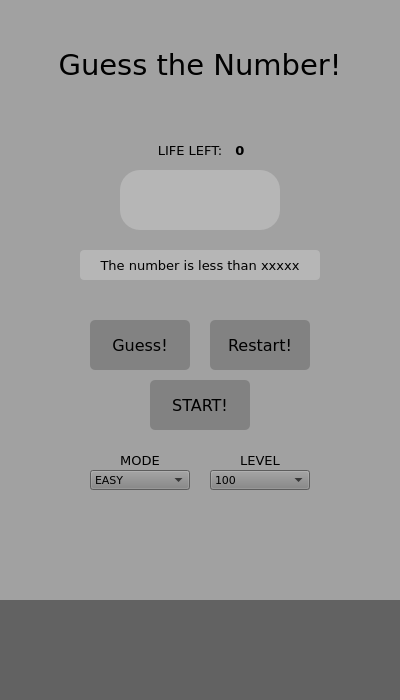
<?xml version="1.0" encoding="UTF-8"?>
<ui version="4.0">
 <class>Form</class>
 <widget class="QWidget" name="Form">
  <property name="geometry">
   <rect>
    <x>0</x>
    <y>0</y>
    <width>400</width>
    <height>700</height>
   </rect>
  </property>
  <property name="minimumSize">
   <size>
    <width>400</width>
    <height>700</height>
   </size>
  </property>
  <property name="maximumSize">
   <size>
    <width>400</width>
    <height>700</height>
   </size>
  </property>
  <property name="windowTitle">
   <string>Form</string>
  </property>
  <widget class="QLabel" name="home_background">
   <property name="geometry">
    <rect>
     <x>0</x>
     <y>600</y>
     <width>400</width>
     <height>100</height>
    </rect>
   </property>
   <property name="minimumSize">
    <size>
     <width>400</width>
     <height>100</height>
    </size>
   </property>
   <property name="maximumSize">
    <size>
     <width>400</width>
     <height>100</height>
    </size>
   </property>
   <property name="styleSheet">
    <string notr="true">background-color: rgb(98, 98, 98);</string>
   </property>
   <property name="text">
    <string/>
   </property>
  </widget>
  <widget class="QPushButton" name="home_app">
   <property name="geometry">
    <rect>
     <x>160</x>
     <y>610</y>
     <width>80</width>
     <height>80</height>
    </rect>
   </property>
   <property name="minimumSize">
    <size>
     <width>80</width>
     <height>80</height>
    </size>
   </property>
   <property name="maximumSize">
    <size>
     <width>80</width>
     <height>80</height>
    </size>
   </property>
   <property name="styleSheet">
    <string notr="true">QPushButton {
    border-radius: 1px;
}
</string>
   </property>
   <property name="text">
    <string/>
   </property>
   <property name="icon">
    <iconset>
     <normaloff>pic/home_logo.png</normaloff>pic/home_logo.png</iconset>
   </property>
   <property name="iconSize">
    <size>
     <width>80</width>
     <height>80</height>
    </size>
   </property>
  </widget>
  <widget class="QLabel" name="home_background_2">
   <property name="geometry">
    <rect>
     <x>0</x>
     <y>0</y>
     <width>400</width>
     <height>600</height>
    </rect>
   </property>
   <property name="minimumSize">
    <size>
     <width>400</width>
     <height>600</height>
    </size>
   </property>
   <property name="maximumSize">
    <size>
     <width>400</width>
     <height>600</height>
    </size>
   </property>
   <property name="styleSheet">
    <string notr="true">
background-color: rgb(161, 161, 161);</string>
   </property>
   <property name="text">
    <string/>
   </property>
  </widget>
  <widget class="QLabel" name="head_label">
   <property name="geometry">
    <rect>
     <x>50</x>
     <y>40</y>
     <width>300</width>
     <height>50</height>
    </rect>
   </property>
   <property name="minimumSize">
    <size>
     <width>300</width>
     <height>50</height>
    </size>
   </property>
   <property name="maximumSize">
    <size>
     <width>300</width>
     <height>50</height>
    </size>
   </property>
   <property name="font">
    <font>
     <family>Verdana</family>
     <pointsize>22</pointsize>
    </font>
   </property>
   <property name="layoutDirection">
    <enum>Qt::LeftToRight</enum>
   </property>
   <property name="text">
    <string>Guess the Number!</string>
   </property>
   <property name="scaledContents">
    <bool>true</bool>
   </property>
   <property name="alignment">
    <set>Qt::AlignCenter</set>
   </property>
  </widget>
  <widget class="QLineEdit" name="number_input">
   <property name="geometry">
    <rect>
     <x>120</x>
     <y>170</y>
     <width>160</width>
     <height>60</height>
    </rect>
   </property>
   <property name="minimumSize">
    <size>
     <width>160</width>
     <height>60</height>
    </size>
   </property>
   <property name="maximumSize">
    <size>
     <width>160</width>
     <height>60</height>
    </size>
   </property>
   <property name="font">
    <font>
     <family>Verdana</family>
     <pointsize>18</pointsize>
    </font>
   </property>
   <property name="styleSheet">
    <string notr="true">background-color: rgb(182, 182, 182);
border-radius: 20px;</string>
   </property>
   <property name="text">
    <string/>
   </property>
   <property name="alignment">
    <set>Qt::AlignCenter</set>
   </property>
  </widget>
  <widget class="QLabel" name="message_now">
   <property name="geometry">
    <rect>
     <x>80</x>
     <y>250</y>
     <width>240</width>
     <height>30</height>
    </rect>
   </property>
   <property name="minimumSize">
    <size>
     <width>240</width>
     <height>30</height>
    </size>
   </property>
   <property name="maximumSize">
    <size>
     <width>240</width>
     <height>30</height>
    </size>
   </property>
   <property name="font">
    <font>
     <family>Verdana</family>
     <pointsize>10</pointsize>
    </font>
   </property>
   <property name="styleSheet">
    <string notr="true">background-color: rgb(182, 182, 182);
border-radius: 4px;</string>
   </property>
   <property name="text">
    <string>The number is less than xxxxx</string>
   </property>
   <property name="alignment">
    <set>Qt::AlignCenter</set>
   </property>
  </widget>
  <widget class="QPushButton" name="button_guess">
   <property name="geometry">
    <rect>
     <x>90</x>
     <y>320</y>
     <width>100</width>
     <height>50</height>
    </rect>
   </property>
   <property name="minimumSize">
    <size>
     <width>100</width>
     <height>50</height>
    </size>
   </property>
   <property name="maximumSize">
    <size>
     <width>100</width>
     <height>50</height>
    </size>
   </property>
   <property name="font">
    <font>
     <family>Verdana</family>
     <pointsize>12</pointsize>
    </font>
   </property>
   <property name="styleSheet">
    <string notr="true">background-color: rgb(130, 130, 130);
border-radius: 5px;</string>
   </property>
   <property name="text">
    <string>Guess!</string>
   </property>
  </widget>
  <widget class="QPushButton" name="button_restart">
   <property name="geometry">
    <rect>
     <x>210</x>
     <y>320</y>
     <width>100</width>
     <height>50</height>
    </rect>
   </property>
   <property name="minimumSize">
    <size>
     <width>100</width>
     <height>50</height>
    </size>
   </property>
   <property name="maximumSize">
    <size>
     <width>100</width>
     <height>50</height>
    </size>
   </property>
   <property name="font">
    <font>
     <family>Verdana</family>
     <pointsize>12</pointsize>
    </font>
   </property>
   <property name="styleSheet">
    <string notr="true">background-color: rgb(130, 130, 130);
border-radius: 5px;</string>
   </property>
   <property name="text">
    <string>Restart!</string>
   </property>
  </widget>
  <widget class="QComboBox" name="mode_combo">
   <property name="geometry">
    <rect>
     <x>90</x>
     <y>470</y>
     <width>100</width>
     <height>20</height>
    </rect>
   </property>
   <property name="minimumSize">
    <size>
     <width>100</width>
     <height>20</height>
    </size>
   </property>
   <property name="maximumSize">
    <size>
     <width>100</width>
     <height>20</height>
    </size>
   </property>
   <property name="font">
    <font>
     <family>Verdana</family>
     <pointsize>8</pointsize>
    </font>
   </property>
   <property name="styleSheet">
    <string notr="true">background-color: rgb(130, 130, 130);
</string>
   </property>
   <item>
    <property name="text">
     <string>EASY</string>
    </property>
   </item>
   <item>
    <property name="text">
     <string>NORMAL</string>
    </property>
   </item>
   <item>
    <property name="text">
     <string>HARD</string>
    </property>
   </item>
   <item>
    <property name="text">
     <string>LEGENDARY</string>
    </property>
   </item>
   <item>
    <property name="text">
     <string>IMPOSSIBLE</string>
    </property>
   </item>
  </widget>
  <widget class="QComboBox" name="level_combo">
   <property name="geometry">
    <rect>
     <x>210</x>
     <y>470</y>
     <width>100</width>
     <height>20</height>
    </rect>
   </property>
   <property name="minimumSize">
    <size>
     <width>100</width>
     <height>20</height>
    </size>
   </property>
   <property name="maximumSize">
    <size>
     <width>100</width>
     <height>20</height>
    </size>
   </property>
   <property name="font">
    <font>
     <family>Verdana</family>
     <pointsize>8</pointsize>
    </font>
   </property>
   <property name="styleSheet">
    <string notr="true">background-color: rgb(130, 130, 130);
</string>
   </property>
   <item>
    <property name="text">
     <string>100</string>
    </property>
   </item>
   <item>
    <property name="text">
     <string>1000</string>
    </property>
   </item>
   <item>
    <property name="text">
     <string>10000</string>
    </property>
   </item>
  </widget>
  <widget class="QLabel" name="mode_label">
   <property name="geometry">
    <rect>
     <x>110</x>
     <y>450</y>
     <width>60</width>
     <height>20</height>
    </rect>
   </property>
   <property name="minimumSize">
    <size>
     <width>60</width>
     <height>20</height>
    </size>
   </property>
   <property name="maximumSize">
    <size>
     <width>60</width>
     <height>20</height>
    </size>
   </property>
   <property name="font">
    <font>
     <family>Verdana</family>
     <pointsize>10</pointsize>
    </font>
   </property>
   <property name="text">
    <string>MODE</string>
   </property>
   <property name="alignment">
    <set>Qt::AlignCenter</set>
   </property>
  </widget>
  <widget class="QLabel" name="level_label">
   <property name="geometry">
    <rect>
     <x>230</x>
     <y>450</y>
     <width>60</width>
     <height>20</height>
    </rect>
   </property>
   <property name="minimumSize">
    <size>
     <width>60</width>
     <height>20</height>
    </size>
   </property>
   <property name="maximumSize">
    <size>
     <width>60</width>
     <height>20</height>
    </size>
   </property>
   <property name="font">
    <font>
     <family>Verdana</family>
     <pointsize>10</pointsize>
    </font>
   </property>
   <property name="text">
    <string>LEVEL</string>
   </property>
   <property name="alignment">
    <set>Qt::AlignCenter</set>
   </property>
  </widget>
  <widget class="QLabel" name="life_label">
   <property name="geometry">
    <rect>
     <x>150</x>
     <y>140</y>
     <width>80</width>
     <height>20</height>
    </rect>
   </property>
   <property name="minimumSize">
    <size>
     <width>80</width>
     <height>20</height>
    </size>
   </property>
   <property name="maximumSize">
    <size>
     <width>80</width>
     <height>20</height>
    </size>
   </property>
   <property name="font">
    <font>
     <family>Verdana</family>
     <pointsize>10</pointsize>
    </font>
   </property>
   <property name="text">
    <string>LIFE LEFT:</string>
   </property>
   <property name="alignment">
    <set>Qt::AlignCenter</set>
   </property>
  </widget>
  <widget class="QLabel" name="life_amount">
   <property name="geometry">
    <rect>
     <x>230</x>
     <y>140</y>
     <width>20</width>
     <height>20</height>
    </rect>
   </property>
   <property name="minimumSize">
    <size>
     <width>20</width>
     <height>20</height>
    </size>
   </property>
   <property name="maximumSize">
    <size>
     <width>20</width>
     <height>20</height>
    </size>
   </property>
   <property name="font">
    <font>
     <family>Verdana</family>
     <pointsize>10</pointsize>
     <bold>true</bold>
    </font>
   </property>
   <property name="text">
    <string>0</string>
   </property>
   <property name="alignment">
    <set>Qt::AlignCenter</set>
   </property>
  </widget>
  <widget class="QPushButton" name="button_start">
   <property name="geometry">
    <rect>
     <x>150</x>
     <y>380</y>
     <width>100</width>
     <height>50</height>
    </rect>
   </property>
   <property name="minimumSize">
    <size>
     <width>100</width>
     <height>50</height>
    </size>
   </property>
   <property name="maximumSize">
    <size>
     <width>100</width>
     <height>50</height>
    </size>
   </property>
   <property name="font">
    <font>
     <family>Verdana</family>
     <pointsize>12</pointsize>
    </font>
   </property>
   <property name="styleSheet">
    <string notr="true">background-color: rgb(130, 130, 130);
border-radius: 5px;</string>
   </property>
   <property name="text">
    <string>START!</string>
   </property>
  </widget>
 </widget>
 <resources/>
 <connections/>
</ui>
